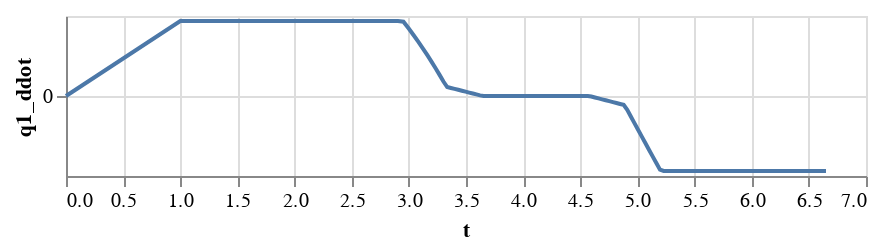

Write notebook code for a chart like this one.
### Code cell
data = dataframe(q_ddot_traj, q_ddot_traj.get_segment_times(), ['q1_ddot','q2_ddot', 'q3_ddot', 'q4_ddot', 'q5_ddot', 'q6_ddot', 'q7_ddot'])
alt.vconcat(alt.Chart(data).mark_line().encode(x='t', y='q1_ddot').properties(height=80),)

### Figure 1 — Vega-Lite specification as saved in the notebook (floating-point values rounded to 4 significant figures)
{"config": {"view": {"continuousWidth": 400, "continuousHeight": 300}}, "vconcat": [{"mark": "line", "encoding": {"x": {"field": "t", "type": "quantitative"}, "y": {"field": "q1_ddot", "type": "quantitative"}}, "height": 80}], "data": {"name": "data-38477c148516cb98f63569aa93145797"}, "$schema": "https://vega.github.io/schema/vega-lite/v4.17.0.json", "datasets": {"data-38477c148516cb98f63569aa93145797": [{"t": 0.0, "q1_ddot": 0.0, "q2_ddot": 0.0, "q3_ddot": 0.0, "q4_ddot": 0.0, "q5_ddot": 0.0, "q6_ddot": 0.0, "q7_ddot": 0.0}, {"t": 1.0, "q1_ddot": 0.75, "q2_ddot": 0.0, "q3_ddot": 0.0, "q4_ddot": 0.0, "q5_ddot": 0.0, "q6_ddot": 0.0, "q7_ddot": 0.0}, {"t": 1.915, "q1_ddot": 0.75, "q2_ddot": 0.0, "q3_ddot": 0.0, "q4_ddot": 0.0, "q5_ddot": 0.0, "q6_ddot": 0.0, "q7_ddot": 0.0}, {"t": 2.22, "q1_ddot": 0.75, "q2_ddot": 0.0, "q3_ddot": 0.0, "q4_ddot": 0.0, "q5_ddot": 0.0, "q6_ddot": 0.0, "q7_ddot": 0.0}, {"t": 2.403, "q1_ddot": 0.75, "q2_ddot": 0.0, "q3_ddot": 0.0, "q4_ddot": 0.0, "q5_ddot": 0.0, "q6_ddot": 0.0, "q7_ddot": 0.0}, {"t": 2.534, "q1_ddot": 0.75, "q2_ddot": 0.0, "q3_ddot": 0.0, "q4_ddot": 0.0, "q5_ddot": 0.0, "q6_ddot": 0.0, "q7_ddot": 0.0}, {"t": 2.636, "q1_ddot": 0.75, "q2_ddot": 0.0, "q3_ddot": 0.0, "q4_ddot": 0.0, "q5_ddot": 0.0, "q6_ddot": 0.0, "q7_ddot": 0.0}, {"t": 2.719, "q1_ddot": 0.75, "q2_ddot": 0.0, "q3_ddot": 0.0, "q4_ddot": 0.0, "q5_ddot": 0.0, "q6_ddot": 0.0, "q7_ddot": 0.0}, {"t": 2.79, "q1_ddot": 0.75, "q2_ddot": 0.0, "q3_ddot": 0.0, "q4_ddot": 0.0, "q5_ddot": 0.0, "q6_ddot": 0.0, "q7_ddot": 0.0}, {"t": 2.851, "q1_ddot": 0.75, "q2_ddot": 0.0, "q3_ddot": 0.0, "q4_ddot": 0.0, "q5_ddot": 0.0, "q6_ddot": 0.0, "q7_ddot": 0.0}, {"t": 2.904, "q1_ddot": 0.75, "q2_ddot": 0.0, "q3_ddot": 0.0, "q4_ddot": 0.0, "q5_ddot": 0.0, "q6_ddot": 0.0, "q7_ddot": 0.0}, {"t": 2.953, "q1_ddot": 0.7433, "q2_ddot": 0.0, "q3_ddot": 0.0, "q4_ddot": 0.0, "q5_ddot": 0.0, "q6_ddot": 0.0, "q7_ddot": 0.0}, {"t": 2.997, "q1_ddot": 0.6768, "q2_ddot": 0.0, "q3_ddot": 0.0, "q4_ddot": 0.0, "q5_ddot": 0.0, "q6_ddot": 0.0, "q7_ddot": 0.0}, {"t": 3.04, "q1_ddot": 0.6103, "q2_ddot": 0.0, "q3_ddot": 0.0, "q4_ddot": 0.0, "q5_ddot": 0.0, "q6_ddot": 0.0, "q7_ddot": 0.0}, {"t": 3.082, "q1_ddot": 0.5438, "q2_ddot": 0.0, "q3_ddot": 0.0, "q4_ddot": 0.0, "q5_ddot": 0.0, "q6_ddot": 0.0, "q7_ddot": 0.0}, {"t": 3.122, "q1_ddot": 0.4773, "q2_ddot": 0.0, "q3_ddot": 0.0, "q4_ddot": 0.0, "q5_ddot": 0.0, "q6_ddot": 0.0, "q7_ddot": 0.0}, {"t": 3.16, "q1_ddot": 0.4108, "q2_ddot": 0.0, "q3_ddot": 0.0, "q4_ddot": 0.0, "q5_ddot": 0.0, "q6_ddot": 0.0, "q7_ddot": 0.0}, {"t": 3.198, "q1_ddot": 0.3443, "q2_ddot": 0.0, "q3_ddot": 0.0, "q4_ddot": 0.0, "q5_ddot": 0.0, "q6_ddot": 0.0, "q7_ddot": 0.0}, {"t": 3.234, "q1_ddot": 0.2778, "q2_ddot": 0.0, "q3_ddot": 0.0, "q4_ddot": 0.0, "q5_ddot": 0.0, "q6_ddot": 0.0, "q7_ddot": 0.0}, {"t": 3.269, "q1_ddot": 0.2113, "q2_ddot": 0.0, "q3_ddot": 0.0, "q4_ddot": 0.0, "q5_ddot": 0.0, "q6_ddot": 0.0, "q7_ddot": 0.0}, {"t": 3.303, "q1_ddot": 0.1448, "q2_ddot": 0.0, "q3_ddot": 0.0, "q4_ddot": 0.0, "q5_ddot": 0.0, "q6_ddot": 0.0, "q7_ddot": 0.0}, {"t": 3.335, "q1_ddot": 0.0897, "q2_ddot": 0.0, "q3_ddot": 0.0, "q4_ddot": 0.0, "q5_ddot": 0.0, "q6_ddot": 0.0, "q7_ddot": 0.0}, {"t": 3.368, "q1_ddot": 0.08045, "q2_ddot": 0.0, "q3_ddot": 0.0, "q4_ddot": 0.0, "q5_ddot": 0.0, "q6_ddot": 0.0, "q7_ddot": 0.0}, {"t": 3.4, "q1_ddot": 0.07121, "q2_ddot": 0.0, "q3_ddot": 0.0, "q4_ddot": 0.0, "q5_ddot": 0.0, "q6_ddot": 0.0, "q7_ddot": 0.0}, {"t": 3.432, "q1_ddot": 0.06196, "q2_ddot": 0.0, "q3_ddot": 0.0, "q4_ddot": 0.0, "q5_ddot": 0.0, "q6_ddot": 0.0, "q7_ddot": 0.0}, {"t": 3.464, "q1_ddot": 0.05271, "q2_ddot": 0.0, "q3_ddot": 0.0, "q4_ddot": 0.0, "q5_ddot": 0.0, "q6_ddot": 0.0, "q7_ddot": 0.0}, {"t": 3.496, "q1_ddot": 0.04346, "q2_ddot": 0.0, "q3_ddot": 0.0, "q4_ddot": 0.0, "q5_ddot": 0.0, "q6_ddot": 0.0, "q7_ddot": 0.0}, {"t": 3.528, "q1_ddot": 0.03422, "q2_ddot": 0.0, "q3_ddot": 0.0, "q4_ddot": 0.0, "q5_ddot": 0.0, "q6_ddot": 0.0, "q7_ddot": 0.0}, {"t": 3.56, "q1_ddot": 0.02497, "q2_ddot": 0.0, "q3_ddot": 0.0, "q4_ddot": 0.0, "q5_ddot": 0.0, "q6_ddot": 0.0, "q7_ddot": 0.0}, {"t": 3.591, "q1_ddot": 0.01572, "q2_ddot": 0.0, "q3_ddot": 0.0, "q4_ddot": 0.0, "q5_ddot": 0.0, "q6_ddot": 0.0, "q7_ddot": 0.0}, {"t": 3.623, "q1_ddot": 0.006473, "q2_ddot": 0.0, "q3_ddot": 0.0, "q4_ddot": 0.0, "q5_ddot": 0.0, "q6_ddot": 0.0, "q7_ddot": 0.0}, {"t": 3.654, "q1_ddot": 6.218e-16, "q2_ddot": 0.0, "q3_ddot": 0.0, "q4_ddot": 0.0, "q5_ddot": 0.0, "q6_ddot": 0.0, "q7_ddot": 0.0}, {"t": 3.686, "q1_ddot": 4.92e-16, "q2_ddot": 0.0, "q3_ddot": 0.0, "q4_ddot": 0.0, "q5_ddot": 0.0, "q6_ddot": 0.0, "q7_ddot": 0.0}, {"t": 3.717, "q1_ddot": 3.622e-16, "q2_ddot": 0.0, "q3_ddot": 0.0, "q4_ddot": 0.0, "q5_ddot": 0.0, "q6_ddot": 0.0, "q7_ddot": 0.0}, {"t": 3.749, "q1_ddot": 2.325e-16, "q2_ddot": 0.0, "q3_ddot": 0.0, "q4_ddot": 0.0, "q5_ddot": 0.0, "q6_ddot": 0.0, "q7_ddot": 0.0}, {"t": 3.78, "q1_ddot": -2.249e-13, "q2_ddot": 0.0, "q3_ddot": 0.0, "q4_ddot": 0.0, "q5_ddot": 0.0, "q6_ddot": 0.0, "q7_ddot": 0.0}, {"t": 3.811, "q1_ddot": 2.25e-13, "q2_ddot": 0.0, "q3_ddot": 0.0, "q4_ddot": 0.0, "q5_ddot": 0.0, "q6_ddot": 0.0, "q7_ddot": 0.0}, {"t": 3.843, "q1_ddot": -1.568e-16, "q2_ddot": 0.0, "q3_ddot": 0.0, "q4_ddot": 0.0, "q5_ddot": 0.0, "q6_ddot": 0.0, "q7_ddot": 0.0}, {"t": 3.874, "q1_ddot": -2.253e-13, "q2_ddot": 0.0, "q3_ddot": 0.0, "q4_ddot": 0.0, "q5_ddot": 0.0, "q6_ddot": 0.0, "q7_ddot": 0.0}, {"t": 3.906, "q1_ddot": 2.246e-13, "q2_ddot": 0.0, "q3_ddot": 0.0, "q4_ddot": 0.0, "q5_ddot": 0.0, "q6_ddot": 0.0, "q7_ddot": 0.0}, {"t": 3.937, "q1_ddot": -5.461e-16, "q2_ddot": 0.0, "q3_ddot": 0.0, "q4_ddot": 0.0, "q5_ddot": 0.0, "q6_ddot": 0.0, "q7_ddot": 0.0}, {"t": 3.968, "q1_ddot": -6.972e-16, "q2_ddot": 0.0, "q3_ddot": 0.0, "q4_ddot": 0.0, "q5_ddot": 0.0, "q6_ddot": 0.0, "q7_ddot": 0.0}, {"t": 4.0, "q1_ddot": -2.259e-13, "q2_ddot": 0.0, "q3_ddot": 0.0, "q4_ddot": 0.0, "q5_ddot": 0.0, "q6_ddot": 0.0, "q7_ddot": 0.0}, {"t": 4.031, "q1_ddot": 2.239e-13, "q2_ddot": 0.0, "q3_ddot": 0.0, "q4_ddot": 0.0, "q5_ddot": 0.0, "q6_ddot": 0.0, "q7_ddot": 0.0}, {"t": 4.063, "q1_ddot": -1.247e-15, "q2_ddot": 0.0, "q3_ddot": 0.0, "q4_ddot": 0.0, "q5_ddot": 0.0, "q6_ddot": 0.0, "q7_ddot": 0.0}, {"t": 4.094, "q1_ddot": -1.43e-15, "q2_ddot": 0.0, "q3_ddot": 0.0, "q4_ddot": 0.0, "q5_ddot": 0.0, "q6_ddot": 0.0, "q7_ddot": 0.0}, {"t": 4.125, "q1_ddot": -1.613e-15, "q2_ddot": 0.0, "q3_ddot": 0.0, "q4_ddot": 0.0, "q5_ddot": 0.0, "q6_ddot": 0.0, "q7_ddot": 0.0}, {"t": 4.157, "q1_ddot": -1.796e-15, "q2_ddot": 0.0, "q3_ddot": 0.0, "q4_ddot": 0.0, "q5_ddot": 0.0, "q6_ddot": 0.0, "q7_ddot": 0.0}, {"t": 4.188, "q1_ddot": -2.27e-13, "q2_ddot": 0.0, "q3_ddot": 0.0, "q4_ddot": 0.0, "q5_ddot": 0.0, "q6_ddot": 0.0, "q7_ddot": 0.0}, {"t": 4.22, "q1_ddot": 2.228e-13, "q2_ddot": 0.0, "q3_ddot": 0.0, "q4_ddot": 0.0, "q5_ddot": 0.0, "q6_ddot": 0.0, "q7_ddot": 0.0}, {"t": 4.251, "q1_ddot": -2.345e-15, "q2_ddot": 0.0, "q3_ddot": 0.0, "q4_ddot": 0.0, "q5_ddot": 0.0, "q6_ddot": 0.0, "q7_ddot": 0.0}, {"t": 4.283, "q1_ddot": -2.087e-15, "q2_ddot": 0.0, "q3_ddot": 0.0, "q4_ddot": 0.0, "q5_ddot": 0.0, "q6_ddot": 0.0, "q7_ddot": 0.0}, {"t": 4.314, "q1_ddot": -1.387e-15, "q2_ddot": 0.0, "q3_ddot": 0.0, "q4_ddot": 0.0, "q5_ddot": 0.0, "q6_ddot": 0.0, "q7_ddot": 0.0}, {"t": 4.345, "q1_ddot": -6.869e-16, "q2_ddot": 0.0, "q3_ddot": 0.0, "q4_ddot": 0.0, "q5_ddot": 0.0, "q6_ddot": 0.0, "q7_ddot": 0.0}, {"t": 4.377, "q1_ddot": 1.308e-17, "q2_ddot": 0.0, "q3_ddot": 0.0, "q4_ddot": 0.0, "q5_ddot": 0.0, "q6_ddot": 0.0, "q7_ddot": 0.0}, {"t": 4.408, "q1_ddot": 7.13e-16, "q2_ddot": 0.0, "q3_ddot": 0.0, "q4_ddot": 0.0, "q5_ddot": 0.0, "q6_ddot": 0.0, "q7_ddot": 0.0}, {"t": 4.44, "q1_ddot": 1.413e-15, "q2_ddot": 0.0, "q3_ddot": 0.0, "q4_ddot": 0.0, "q5_ddot": 0.0, "q6_ddot": 0.0, "q7_ddot": 0.0}, {"t": 4.471, "q1_ddot": -2.229e-13, "q2_ddot": 0.0, "q3_ddot": 0.0, "q4_ddot": 0.0, "q5_ddot": 0.0, "q6_ddot": 0.0, "q7_ddot": 0.0}, {"t": 4.502, "q1_ddot": 2.813e-15, "q2_ddot": 0.0, "q3_ddot": 0.0, "q4_ddot": 0.0, "q5_ddot": 0.0, "q6_ddot": 0.0, "q7_ddot": 0.0}, {"t": 4.534, "q1_ddot": 2.285e-13, "q2_ddot": 0.0, "q3_ddot": 0.0, "q4_ddot": 0.0, "q5_ddot": 0.0, "q6_ddot": 0.0, "q7_ddot": 0.0}, {"t": 4.565, "q1_ddot": 4.213e-15, "q2_ddot": 0.0, "q3_ddot": 0.0, "q4_ddot": 0.0, "q5_ddot": 0.0, "q6_ddot": 0.0, "q7_ddot": 0.0}, {"t": 4.597, "q1_ddot": -0.005548, "q2_ddot": 0.0, "q3_ddot": 0.0, "q4_ddot": 0.0, "q5_ddot": 0.0, "q6_ddot": 0.0, "q7_ddot": 0.0}, {"t": 4.628, "q1_ddot": -0.0148, "q2_ddot": 0.0, "q3_ddot": 0.0, "q4_ddot": 0.0, "q5_ddot": 0.0, "q6_ddot": 0.0, "q7_ddot": 0.0}, {"t": 4.66, "q1_ddot": -0.02404, "q2_ddot": 0.0, "q3_ddot": 0.0, "q4_ddot": 0.0, "q5_ddot": 0.0, "q6_ddot": 0.0, "q7_ddot": 0.0}, {"t": 4.691, "q1_ddot": -0.03329, "q2_ddot": 0.0, "q3_ddot": 0.0, "q4_ddot": 0.0, "q5_ddot": 0.0, "q6_ddot": 0.0, "q7_ddot": 0.0}, {"t": 4.722, "q1_ddot": -0.04254, "q2_ddot": 0.0, "q3_ddot": 0.0, "q4_ddot": 0.0, "q5_ddot": 0.0, "q6_ddot": 0.0, "q7_ddot": 0.0}, {"t": 4.754, "q1_ddot": -0.05179, "q2_ddot": 0.0, "q3_ddot": 0.0, "q4_ddot": 0.0, "q5_ddot": 0.0, "q6_ddot": 0.0, "q7_ddot": 0.0}, {"t": 4.785, "q1_ddot": -0.06103, "q2_ddot": 0.0, "q3_ddot": 0.0, "q4_ddot": 0.0, "q5_ddot": 0.0, "q6_ddot": 0.0, "q7_ddot": 0.0}, {"t": 4.817, "q1_ddot": -0.07028, "q2_ddot": 0.0, "q3_ddot": 0.0, "q4_ddot": 0.0, "q5_ddot": 0.0, "q6_ddot": 0.0, "q7_ddot": 0.0}, {"t": 4.848, "q1_ddot": -0.07953, "q2_ddot": 0.0, "q3_ddot": 0.0, "q4_ddot": 0.0, "q5_ddot": 0.0, "q6_ddot": 0.0, "q7_ddot": 0.0}, {"t": 4.879, "q1_ddot": -0.08878, "q2_ddot": 0.0, "q3_ddot": 0.0, "q4_ddot": 0.0, "q5_ddot": 0.0, "q6_ddot": 0.0, "q7_ddot": 0.0}, {"t": 4.911, "q1_ddot": -0.1381, "q2_ddot": 0.0, "q3_ddot": 0.0, "q4_ddot": 0.0, "q5_ddot": 0.0, "q6_ddot": 0.0, "q7_ddot": 0.0}, {"t": 4.942, "q1_ddot": -0.2046, "q2_ddot": 0.0, "q3_ddot": 0.0, "q4_ddot": 0.0, "q5_ddot": 0.0, "q6_ddot": 0.0, "q7_ddot": 0.0}, {"t": 4.974, "q1_ddot": -0.2711, "q2_ddot": 0.0, "q3_ddot": 0.0, "q4_ddot": 0.0, "q5_ddot": 0.0, "q6_ddot": 0.0, "q7_ddot": 0.0}, {"t": 5.006, "q1_ddot": -0.3376, "q2_ddot": 0.0, "q3_ddot": 0.0, "q4_ddot": 0.0, "q5_ddot": 0.0, "q6_ddot": 0.0, "q7_ddot": 0.0}, {"t": 5.037, "q1_ddot": -0.4041, "q2_ddot": 0.0, "q3_ddot": 0.0, "q4_ddot": 0.0, "q5_ddot": 0.0, "q6_ddot": 0.0, "q7_ddot": 0.0}, {"t": 5.069, "q1_ddot": -0.4707, "q2_ddot": 0.0, "q3_ddot": 0.0, "q4_ddot": 0.0, "q5_ddot": 0.0, "q6_ddot": 0.0, "q7_ddot": 0.0}, {"t": 5.101, "q1_ddot": -0.5372, "q2_ddot": 0.0, "q3_ddot": 0.0, "q4_ddot": 0.0, "q5_ddot": 0.0, "q6_ddot": 0.0, "q7_ddot": 0.0}, {"t": 5.133, "q1_ddot": -0.6037, "q2_ddot": 0.0, "q3_ddot": 0.0, "q4_ddot": 0.0, "q5_ddot": 0.0, "q6_ddot": 0.0, "q7_ddot": 0.0}, {"t": 5.165, "q1_ddot": -0.6702, "q2_ddot": 0.0, "q3_ddot": 0.0, "q4_ddot": 0.0, "q5_ddot": 0.0, "q6_ddot": 0.0, "q7_ddot": 0.0}, {"t": 5.197, "q1_ddot": -0.7367, "q2_ddot": 0.0, "q3_ddot": 0.0, "q4_ddot": 0.0, "q5_ddot": 0.0, "q6_ddot": 0.0, "q7_ddot": 0.0}, {"t": 5.23, "q1_ddot": -0.75, "q2_ddot": 0.0, "q3_ddot": 0.0, "q4_ddot": 0.0, "q5_ddot": 0.0, "q6_ddot": 0.0, "q7_ddot": 0.0}, {"t": 5.263, "q1_ddot": -0.75, "q2_ddot": 0.0, "q3_ddot": 0.0, "q4_ddot": 0.0, "q5_ddot": 0.0, "q6_ddot": 0.0, "q7_ddot": 0.0}, {"t": 5.296, "q1_ddot": -0.75, "q2_ddot": 0.0, "q3_ddot": 0.0, "q4_ddot": 0.0, "q5_ddot": 0.0, "q6_ddot": 0.0, "q7_ddot": 0.0}, {"t": 5.331, "q1_ddot": -0.75, "q2_ddot": 0.0, "q3_ddot": 0.0, "q4_ddot": 0.0, "q5_ddot": 0.0, "q6_ddot": 0.0, "q7_ddot": 0.0}, {"t": 5.367, "q1_ddot": -0.75, "q2_ddot": 0.0, "q3_ddot": 0.0, "q4_ddot": 0.0, "q5_ddot": 0.0, "q6_ddot": 0.0, "q7_ddot": 0.0}, {"t": 5.405, "q1_ddot": -0.75, "q2_ddot": 0.0, "q3_ddot": 0.0, "q4_ddot": 0.0, "q5_ddot": 0.0, "q6_ddot": 0.0, "q7_ddot": 0.0}, {"t": 5.443, "q1_ddot": -0.75, "q2_ddot": 0.0, "q3_ddot": 0.0, "q4_ddot": 0.0, "q5_ddot": 0.0, "q6_ddot": 0.0, "q7_ddot": 0.0}, {"t": 5.483, "q1_ddot": -0.75, "q2_ddot": 0.0, "q3_ddot": 0.0, "q4_ddot": 0.0, "q5_ddot": 0.0, "q6_ddot": 0.0, "q7_ddot": 0.0}, {"t": 5.525, "q1_ddot": -0.75, "q2_ddot": 0.0, "q3_ddot": 0.0, "q4_ddot": 0.0, "q5_ddot": 0.0, "q6_ddot": 0.0, "q7_ddot": 0.0}, {"t": 5.568, "q1_ddot": -0.75, "q2_ddot": 0.0, "q3_ddot": 0.0, "q4_ddot": 0.0, "q5_ddot": 0.0, "q6_ddot": 0.0, "q7_ddot": 0.0}, {"t": 5.613, "q1_ddot": -0.75, "q2_ddot": 0.0, "q3_ddot": 0.0, "q4_ddot": 0.0, "q5_ddot": 0.0, "q6_ddot": 0.0, "q7_ddot": 0.0}, {"t": 5.661, "q1_ddot": -0.75, "q2_ddot": 0.0, "q3_ddot": 0.0, "q4_ddot": 0.0, "q5_ddot": 0.0, "q6_ddot": 0.0, "q7_ddot": 0.0}, {"t": 5.715, "q1_ddot": -0.75, "q2_ddot": 0.0, "q3_ddot": 0.0, "q4_ddot": 0.0, "q5_ddot": 0.0, "q6_ddot": 0.0, "q7_ddot": 0.0}, {"t": 5.776, "q1_ddot": -0.75, "q2_ddot": 0.0, "q3_ddot": 0.0, "q4_ddot": 0.0, "q5_ddot": 0.0, "q6_ddot": 0.0, "q7_ddot": 0.0}, {"t": 5.846, "q1_ddot": -0.75, "q2_ddot": 0.0, "q3_ddot": 0.0, "q4_ddot": 0.0, "q5_ddot": 0.0, "q6_ddot": 0.0, "q7_ddot": 0.0}, {"t": 5.929, "q1_ddot": -0.75, "q2_ddot": 0.0, "q3_ddot": 0.0, "q4_ddot": 0.0, "q5_ddot": 0.0, "q6_ddot": 0.0, "q7_ddot": 0.0}, {"t": 6.031, "q1_ddot": -0.75, "q2_ddot": 0.0, "q3_ddot": 0.0, "q4_ddot": 0.0, "q5_ddot": 0.0, "q6_ddot": 0.0, "q7_ddot": 0.0}, {"t": 6.162, "q1_ddot": -0.75, "q2_ddot": 0.0, "q3_ddot": 0.0, "q4_ddot": 0.0, "q5_ddot": 0.0, "q6_ddot": 0.0, "q7_ddot": 0.0}, {"t": 6.345, "q1_ddot": -0.75, "q2_ddot": 0.0, "q3_ddot": 0.0, "q4_ddot": 0.0, "q5_ddot": 0.0, "q6_ddot": 0.0, "q7_ddot": 0.0}, {"t": 6.65, "q1_ddot": -0.75, "q2_ddot": 0.0, "q3_ddot": 0.0, "q4_ddot": 0.0, "q5_ddot": 0.0, "q6_ddot": 0.0, "q7_ddot": 0.0}]}}
